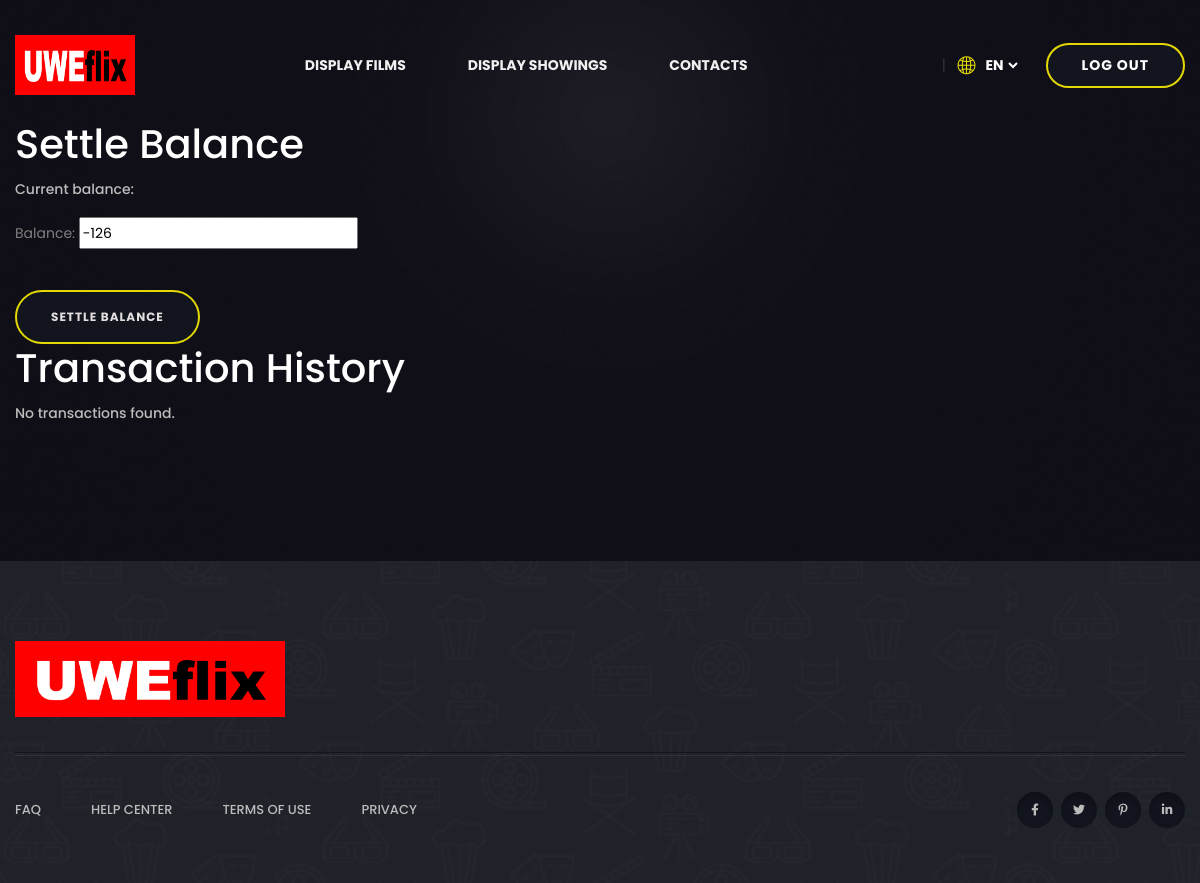
The app's page /clubRep/settle (signed in), older data.
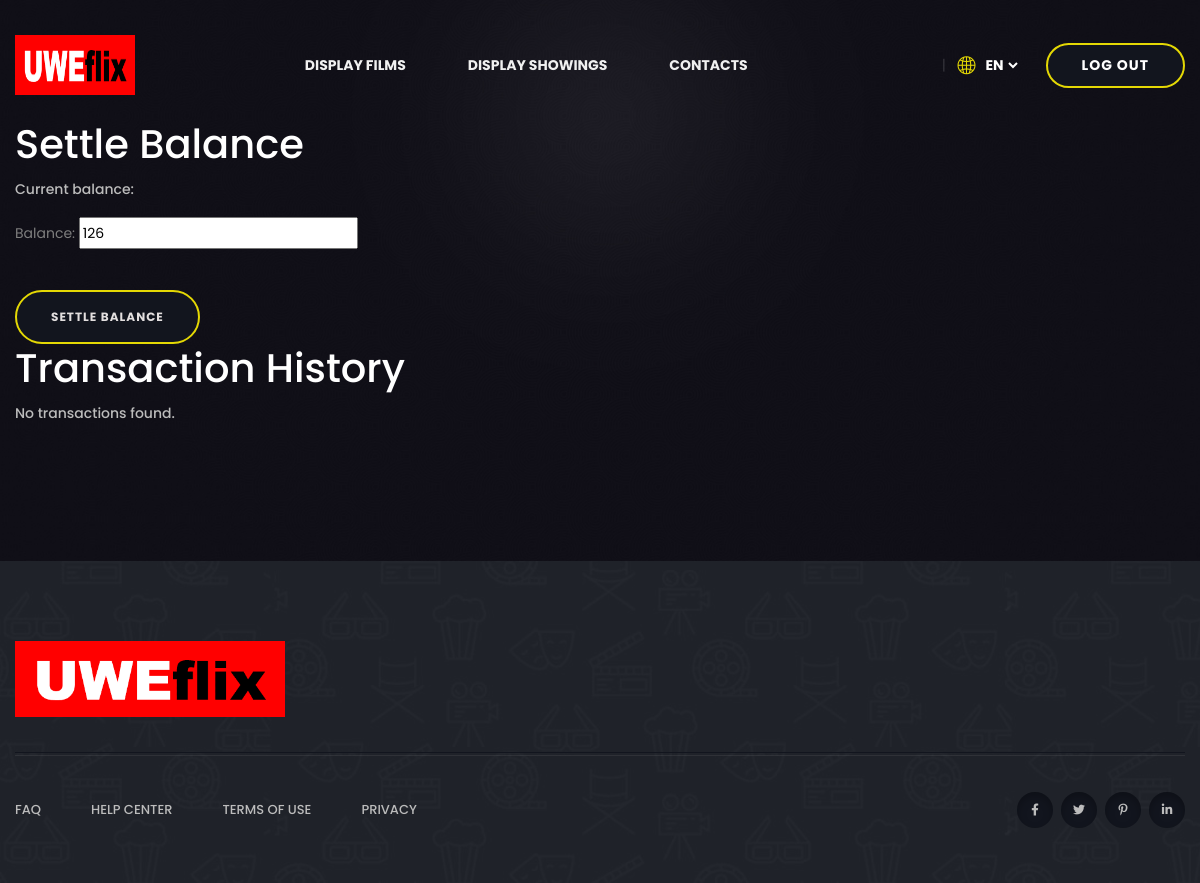
The same page, newer data.
### accounts/models.py (models this page shows, shortened)
class User(models.Model):
    username = models.CharField(max_length=255)
    password = models.CharField(max_length=255)
    class UserType(models.TextChoices):
        CUSTOMER = 'C', _('Customer')
        STUDENT = 'S', _('Student')
        CLUBREP = 'CR', _('Club Rep')
        ACCOUNTSMANAGER = 'AM', _('Accounts Manager')
        CINEMAMANAGER = 'CM', _('Cinema Manager')
    userType = models.CharField(
        max_length = 2,
        choices = UserType.choices,
        default = UserType.CUSTOMER
    )
    firstName = models.CharField(max_length=255)
    lastName = models.CharField(max_length=255)
    dateOfBirth = models.DateField()
    userEmail = models.CharField(max_length=255)
    affiliatedClub = models.ForeignKey(Club, on_delete=models.CASCADE, blank=True, null=True)
    paymentDetails = models.ForeignKey(PaymentDetails, on_delete=models.CASCADE, blank=True, null=True)
    balance = models.IntegerField(default=0, validators=[MinValueValidator(-150)])
    activated = models.BooleanField(default=False)

### clubRep/views.py (the view)
# urls.py: path("settle",views.settle, name="settle"),
def settle(request):
    user_id = int(request.session['id'])
    user = User.objects.get(id=user_id)
    request.session['version']= 3
    if request.method == 'POST':
        form = settle_accounts(request.POST, instance=user)
        if form.is_valid():
            form.save()
            return redirect('clubRep:settle')
    else:
        form = settle_accounts(instance=user)
    return render(request, 'clubRep/settle.html', {'form': form,}) #'transactions': transactions})

### clubRep/forms.py
class settle_accounts(forms.ModelForm):
    class Meta:
        model = User
        fields = ('balance',)
        widgets = {
            'balance': forms.TextInput(attrs={'readonly': True}),
        }

### accounts/permissions.py (called while the page is built)
    def __call__(self, request):
        response = self.get_response(request)
        return response

    def process_view(self, request, view_func, view_args, view_kwargs):
        user_required = view_kwargs.get('user_required', None)
        user_types_required = view_kwargs.get('user_types_required', None)
        if user_required or user_types_required:
            user = self.get_authenticated_user(request)
            if not user:
                return redirect(reverse('login') + '?message=Login Required')
            if user_types_required and user.userType not in user_types_required:
                return redirect(reverse('home') + '?message=You do not have the relevant permissions')

### clubRep/templates/clubRep/settle.html (shortened to what this page needs)
{% extends "uwe/base.html" %}
{% load static %}
{% block content %}
<section class="contact-area contact-bg" data-background="{% static 'uwe/img/bg/contact_bg.jpg' %}">
  <div class="container">
      <h1>Settle Balance</h1>
      <p>Current balance: {{ balance }}</p>
      <form method="post">
        {{ form.as_p }}
      </form>
      <br/>
      <a href="{% url 'customer:settle' %}" class="btn btn-success">settle Balance</a>
      <h1>Transaction History</h1>
      {% if transactions %}
        <table>
          <thead>
            <tr>
              <th>  Club Name  </th>
              <th>  Date  </th>
              <th>  Balance  </th>
              <th>  Description  </th>
            </tr>
          </thead>
          <tbody>
            {% for transaction in transactions reversed %}
              <tr>
                <td>{{ transaction.club.clubName }}</td>
                <td>{{ transaction.date }}</td>
                <td>{{ transaction.amount }}</td>
                <td>{{ transaction.description }}</td>
              </tr>
            {% endfor %}
          </tbody>
        </table>
      {% else %}
        <p>No transactions found.</p>
      {% endif %}
  </div>
</section>
{% endblock %}

Row changes from the older to the newer data that the page shows:
changed User: balance "-126" → "126"
